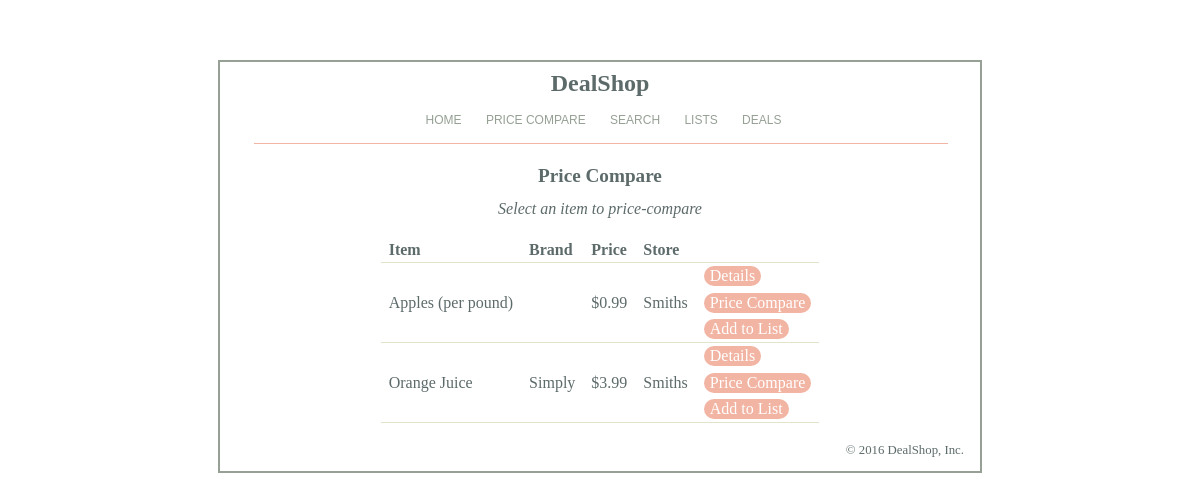
The page /main/index.php?action=priceCompareTab on the database as committed earlier.
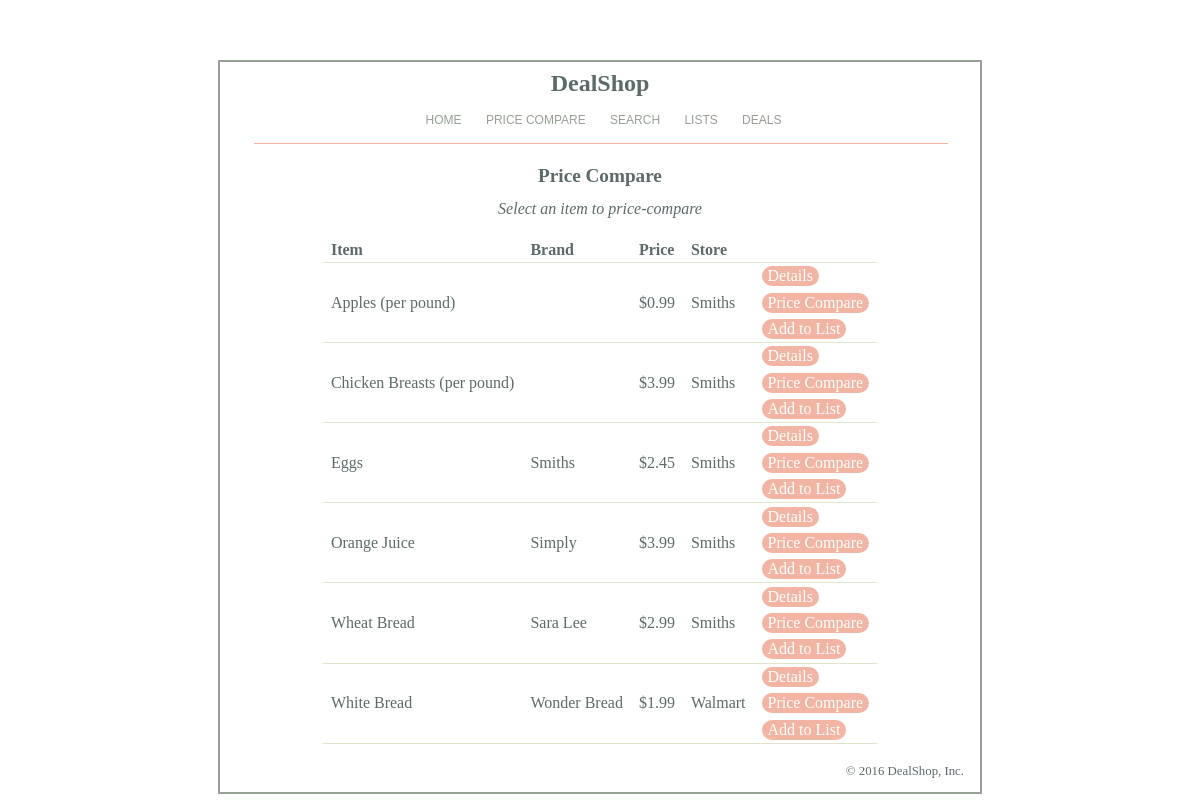
The same page on the database as committed later.
### tables this page shows
CREATE TABLE item
(
    itemID     INT         NOT NULL PRIMARY KEY AUTO_INCREMENT,
    itemName   VARCHAR(60) NOT NULL,
    brand      VARCHAR(60) DEFAULT NULL,
    price      FLOAT       NOT NULL,
    quantity   VARCHAR(60) DEFAULT NULL,
    store      VARCHAR(60) DEFAULT NULL
);

### model/itemDB.php (called while the page is built, shortened)
<?php
function getItems(){
    global $db;
    $query = 'SELECT * FROM item
             GROUP BY itemName
             ORDER BY itemName';
    $statement = $db->prepare($query);
    $statement->execute();
    return $statement;
}

### main/priceCompare.php (the view, shortened to what this page needs)
<?php include '../view/header.php'; ?>
<main>
    <h2>Price Compare</h2>
    <p style="font-style: italic">Select an item to price-compare</p>
        <table class='itemList'>
            <tr class="divide">
                <th>Item</th>
                <th>Brand</th>
                <th>Price</th>
                <th>Store</th>
                <th></th>
            </tr>
            <?php foreach ($items as $item) : ?>
            <form action="." method="post">
                <td></td>
                <td></td>
                <td></td>
                <td></td>
                <td>
                    <button type="submit" class="bttn" name="action" value="Item Info" >Details</button>
                </td>
            <tr>
                <td>
                    <?php echo $item['itemName']; ?><?php if ($item['quantity'] != NULL) {?>
                        (<?php echo $item['quantity']; ?>)
                    <?php } ?>
                </td>
                <td>
                    <?php echo $item['brand']; ?>
                </td>
                <td>
                    <?php echo '$'.$item['price']; ?>
                </td>
                <td>
                    <?php echo $item['store']; ?>
                </td>
                <td>
                    <button type="submit" class="bttn" name="action" value="Price Compare" >Price Compare</button>
                </td>
            </tr>
            <tr class="divide">
                <td></td>
                <td></td>
                <td></td>
                <td></td>
                <td>
                    <button type="submit" class="bttn" name="action" value="Add to List" >Add to List</button>
                </td>
            </tr>
            </form>
            <?php endforeach; ?>
        </table>
</main>
<?php include '../view/footer.php'; ?>

Rows that differ between the two databases and show on the page:
added item: itemName "Chicken Breasts", quantity "per pound", price "3.99", store "Smiths"
added item: itemName "Eggs", brand "Smiths", price "2.45", store "Smiths"
added item: itemName "Wheat Bread", brand "Sara Lee", price "2.99", store "Smiths"
added item: itemName "White Bread", brand "Wonder Bread", price "1.99", store "Walmart"
